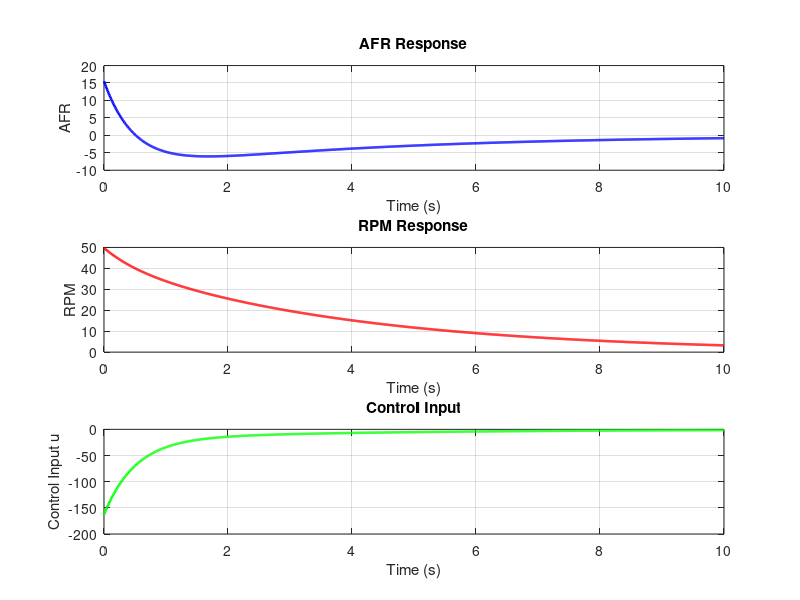

Source code (MATLAB): (Note: this script raises an error after producing the figure.)

A = [-0.4  0.1;
      0.05 -0.2];
B = [0.3; 0.1];

Q = diag([20 10]);
R = 0.5;

K = lqr(A, B, Q, R);
disp('Computed LQR gain K:');
disp(K);

dt = 0.01;
t = 0:dt:10;
N = length(t);

x = [16; 50];           % initial state
afr = zeros(1, N);
rpm = zeros(1, N);
u_hist = zeros(1, N);

for i = 1:N
    u = -K * x;                    % control input
    xdot = A*x + B*u;
    x = x + xdot * dt;             % Euler integration
    
    afr(i) = x(1);
    rpm(i) = x(2);
    u_hist(i) = u;
end

% Plotting - clean and accurate
figure('Position',[100 100 800 600]);

subplot(3,1,1);
plot(t, afr, 'b', 'LineWidth', 1.8);
grid on;
xlabel('Time (s)');
ylabel('AFR');
title('AFR Response');

subplot(3,1,2);
plot(t, rpm, 'r', 'LineWidth', 1.8);
grid on;
xlabel('Time (s)');
ylabel('RPM');
title('RPM Response');

subplot(3,1,3);
plot(t, u_hist, 'g', 'LineWidth', 1.8);
grid on;
xlabel('Time (s)');
ylabel('Control Input u');
title('Control Input');

sgtitle('LQR Control Simulation (Euler Integration)');
